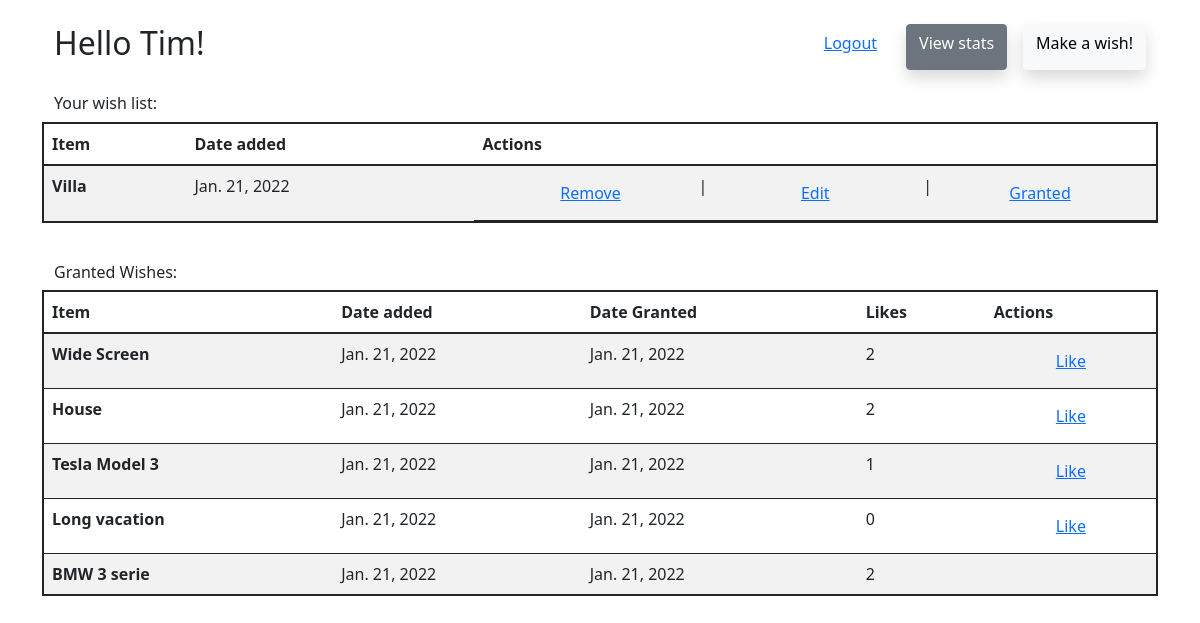
The app's page /wishes/ (signed in) with its own data.
### wishes/models.py (models this page shows, shortened)
class Wish(models.Model):
    user = models.ForeignKey(User, on_delete=models.CASCADE)
    title = models.CharField(max_length=200)
    description = models.TextField(blank=True, null=True)
    granted = models.DateField(blank=True, null=True)
    likes = models.ManyToManyField(User, related_name='likes', blank=True)
    updated = models.DateField(auto_now=True)
    created = models.DateField(auto_now_add=True)
    class Meta:
        ordering = ['-updated', '-created']

### wishes/views.py (the view)
# urls.py: path("", homeView, name="home"),
@login_required(login_url='onboarding')
def homeView(request):
    ungranted_wishes = request.user.wish_set.filter(granted=None)
    granted_wishes = Wish.objects.exclude(granted=None)
    context = {
        'ungranted_wishes': ungranted_wishes,
        'granted_wishes': granted_wishes
        }
    return render(request, 'wishes.html', context)

### wishes/templates/wishes.html (shortened to what this page needs)
{% extends 'main.html' %}
{% block content %}
<div class="container">
    <div class="row justify-content-between">
        <h2 class="col">Hello {{request.user.first_name}}!</h2>
        <div class="col d-flex justify-content-end gap-3">
            <a type="button" href="{% url 'signout' %}" class="btn btn-link">Logout</a>
            <a type="button" href="{% url 'wishes:stats' %}" class="btn btn-secondary shadow">View stats</a>
            <a type="button" href="{% url 'wishes:create-wish' %}" class="btn btn-light shadow">Make a wish!</a>
        </div>
    </div>
    <div class="row mt-4">
        <h6>Your wish list:</h6>
        <table class="table table-striped border border-dark border-2">
            <thead>
              <tr>
                <th scope="col">Item</th>
                <th scope="col">Date added</th>
                <th scope="col">Actions</th>
              </tr>
            </thead>
            <tbody>
                {% for wish in ungranted_wishes %}
                <tr>
                    <th scope="row">{{wish.title}}</th>
                    <td>{{wish.created}}</td>
                    <td class="d-flex justify-content-start">
                      {% if request.user == wish.user %}
                      <form class="col col-md d-flex justify-content-center" action="{% url 'wishes:delete-wish' wish.id %}" method="POST">
                        <input type="submit" value="Remove" class="btn btn-link" />
                      </form>
                      |
                      <form class="col col-md d-flex justify-content-center">
                        <a type="button" href="{% url 'wishes:edit-wish' wish.id %}" class="col btn btn-link">Edit</a>
                      </form>
                      |
                      <form class="col col-md d-flex justify-content-center" action="{% url 'wishes:grant-wish' wish.id %}" method="POST">
                        <input type="submit" value="Granted" class="btn btn-link" />
                      </form>
                      {% endif %}
                    </td>
                  </tr>
                {% endfor %}
            </tbody>
          </table>
    </div>
    <div class="row mt-4">
        <h6>Granted Wishes:</h6>
        <table class="table table-striped border border-dark border-2">
            <thead>
              <tr>
                <th scope="col">Item</th>
                <th scope="col">Date added</th>
                <th scope="col">Date Granted</th>
                <th scope="col">Likes</th>
                <th scope="col">Actions</th>
              </tr>
            </thead>
            <tbody>
                {% for wish in granted_wishes %}
                <tr>
                    <th scope="row">{{wish.title}}</th>
                    <td>{{wish.created}}</td>
                    <td>{{wish.granted}}</td>
                    <td>{{wish.likes.count}}</td>
                    <td>
                      {% if request.user != wish.user %}
                        <form class="col col-md d-flex justify-content-center" action="{% url 'wishes:like-wish' wish.id %}" method="POST">
                          <input type="submit" value="Like" class="btn btn-link" />
                        </form>
                      {% endif %}
                    </td>
                  </tr>
                {% endfor %}
            </tbody>
          </table>
    </div>
</div>
{% endblock content %}

### records on screen
Wish: title "Villa", created "Jan. 21, 2022"
Wish: title "Wide Screen", created "Jan. 21, 2022", granted "Jan. 21, 2022", likes.count "2"
Wish: title "House", created "Jan. 21, 2022", granted "Jan. 21, 2022", likes.count "2"
Wish: title "Tesla Model 3", created "Jan. 21, 2022", granted "Jan. 21, 2022", likes.count "1"
Wish: title "Long vacation", created "Jan. 21, 2022", granted "Jan. 21, 2022", likes.count "0"
Wish: title "BMW 3 serie", created "Jan. 21, 2022", granted "Jan. 21, 2022", likes.count "2"

### other values on screen
{{ request.user.first_name }} "Tim"
